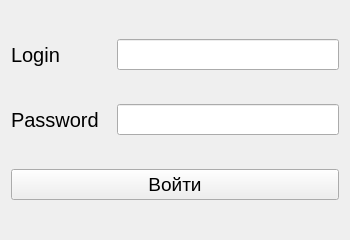
<?xml version="1.0" encoding="UTF-8"?>
<ui version="4.0">
 <class>Form</class>
 <widget class="QWidget" name="Form">
  <property name="geometry">
   <rect>
    <x>0</x>
    <y>0</y>
    <width>350</width>
    <height>240</height>
   </rect>
  </property>
  <property name="minimumSize">
   <size>
    <width>350</width>
    <height>240</height>
   </size>
  </property>
  <property name="maximumSize">
   <size>
    <width>350</width>
    <height>240</height>
   </size>
  </property>
  <property name="windowTitle">
   <string>Form</string>
  </property>
  <layout class="QVBoxLayout" name="verticalLayout">
   <item>
    <layout class="QHBoxLayout" name="horizontalLayout">
     <item>
      <widget class="QLabel" name="label">
       <property name="minimumSize">
        <size>
         <width>100</width>
         <height>0</height>
        </size>
       </property>
       <property name="font">
        <font>
         <pointsize>15</pointsize>
        </font>
       </property>
       <property name="text">
        <string>Login</string>
       </property>
      </widget>
     </item>
     <item>
      <widget class="QLineEdit" name="lineEdit">
       <property name="font">
        <font>
         <pointsize>14</pointsize>
        </font>
       </property>
       <property name="placeholderText">
        <string/>
       </property>
      </widget>
     </item>
    </layout>
   </item>
   <item>
    <layout class="QHBoxLayout" name="horizontalLayout_2">
     <item>
      <widget class="QLabel" name="label_2">
       <property name="minimumSize">
        <size>
         <width>100</width>
         <height>0</height>
        </size>
       </property>
       <property name="font">
        <font>
         <pointsize>15</pointsize>
        </font>
       </property>
       <property name="text">
        <string>Password</string>
       </property>
      </widget>
     </item>
     <item>
      <widget class="QLineEdit" name="lineEdit_2">
       <property name="font">
        <font>
         <pointsize>14</pointsize>
        </font>
       </property>
       <property name="echoMode">
        <enum>QLineEdit::EchoMode::Password</enum>
       </property>
       <property name="placeholderText">
        <string/>
       </property>
      </widget>
     </item>
    </layout>
   </item>
   <item>
    <layout class="QHBoxLayout" name="horizontalLayout_3">
     <item>
      <widget class="QPushButton" name="pushButton_2">
       <property name="font">
        <font>
         <pointsize>14</pointsize>
        </font>
       </property>
       <property name="text">
        <string>Войти</string>
       </property>
      </widget>
     </item>
    </layout>
   </item>
  </layout>
 </widget>
 <resources/>
 <connections/>
</ui>
